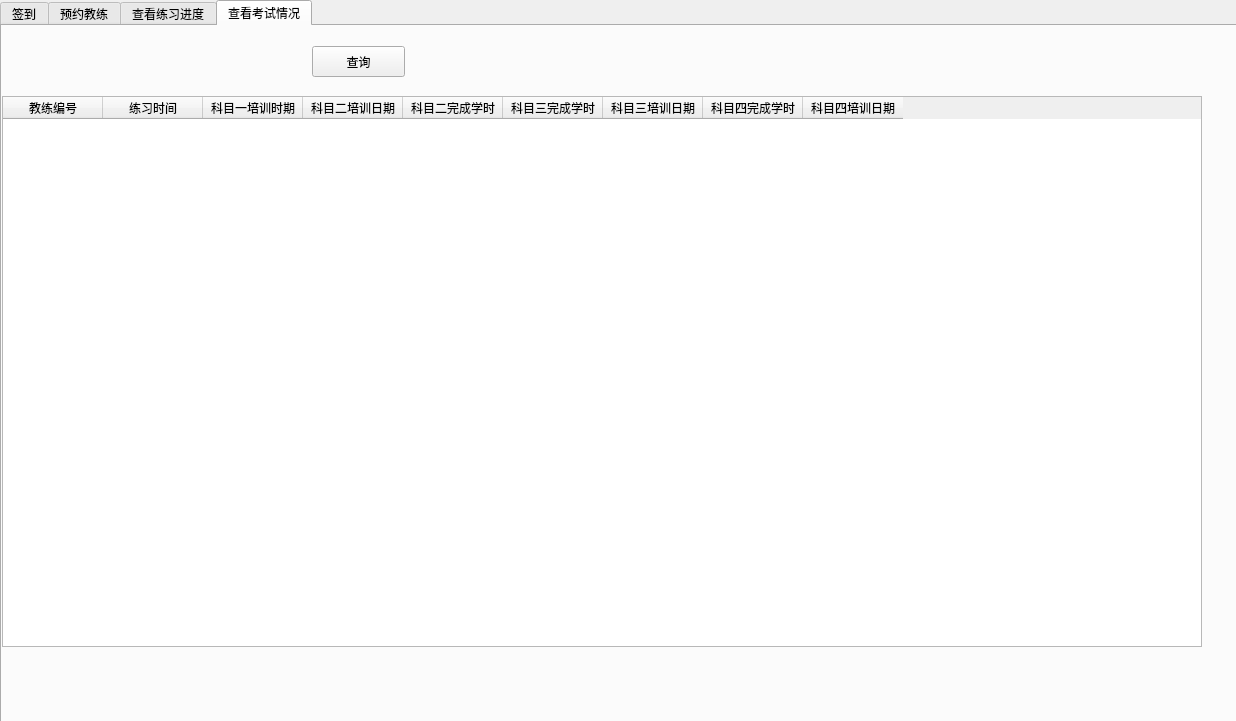
<?xml version="1.0" encoding="UTF-8"?>
<ui version="4.0">
 <class>widget</class>
 <widget class="QWidget" name="widget">
  <property name="geometry">
   <rect>
    <x>0</x>
    <y>0</y>
    <width>1236</width>
    <height>721</height>
   </rect>
  </property>
  <property name="windowTitle">
   <string>学员</string>
  </property>
  <widget class="QTabWidget" name="tabWidget">
   <property name="geometry">
    <rect>
     <x>0</x>
     <y>0</y>
     <width>1300</width>
     <height>840</height>
    </rect>
   </property>
   <property name="currentIndex">
    <number>3</number>
   </property>
   <widget class="QWidget" name="tab_2">
    <attribute name="title">
     <string>签到</string>
    </attribute>
    <widget class="QPushButton" name="button1">
     <property name="geometry">
      <rect>
       <x>40</x>
       <y>100</y>
       <width>271</width>
       <height>151</height>
      </rect>
     </property>
     <property name="text">
      <string>定位签到</string>
     </property>
    </widget>
    <widget class="QPushButton" name="button1_3">
     <property name="geometry">
      <rect>
       <x>380</x>
       <y>100</y>
       <width>271</width>
       <height>151</height>
      </rect>
     </property>
     <property name="text">
      <string>手势签到</string>
     </property>
    </widget>
    <widget class="QPushButton" name="button1_4">
     <property name="geometry">
      <rect>
       <x>40</x>
       <y>350</y>
       <width>271</width>
       <height>151</height>
      </rect>
     </property>
     <property name="text">
      <string>验证码签到</string>
     </property>
    </widget>
    <widget class="QPushButton" name="button1_5">
     <property name="geometry">
      <rect>
       <x>380</x>
       <y>350</y>
       <width>271</width>
       <height>151</height>
      </rect>
     </property>
     <property name="text">
      <string>拍照签到</string>
     </property>
    </widget>
    <widget class="QLabel" name="label_6">
     <property name="geometry">
      <rect>
       <x>280</x>
       <y>0</y>
       <width>111</width>
       <height>31</height>
      </rect>
     </property>
     <property name="text">
      <string>请输入学员编号</string>
     </property>
    </widget>
    <widget class="QPlainTextEdit" name="plainTextEdit_5">
     <property name="geometry">
      <rect>
       <x>190</x>
       <y>50</y>
       <width>321</width>
       <height>41</height>
      </rect>
     </property>
     <property name="plainText">
      <string/>
     </property>
     <property name="placeholderText">
      <string/>
     </property>
    </widget>
   </widget>
   <widget class="QWidget" name="tab_3">
    <attribute name="title">
     <string>预约教练</string>
    </attribute>
    <widget class="QPlainTextEdit" name="textExit5">
     <property name="geometry">
      <rect>
       <x>110</x>
       <y>30</y>
       <width>321</width>
       <height>31</height>
      </rect>
     </property>
     <property name="placeholderText">
      <string>请输入教练编号</string>
     </property>
    </widget>
    <widget class="QPushButton" name="button5">
     <property name="geometry">
      <rect>
       <x>490</x>
       <y>30</y>
       <width>93</width>
       <height>31</height>
      </rect>
     </property>
     <property name="text">
      <string>预约</string>
     </property>
    </widget>
    <widget class="QTableWidget" name="table">
     <property name="geometry">
      <rect>
       <x>0</x>
       <y>70</y>
       <width>1231</width>
       <height>551</height>
      </rect>
     </property>
     <column>
      <property name="text">
       <string>教练编号</string>
      </property>
     </column>
     <column>
      <property name="text">
       <string>车辆编号</string>
      </property>
     </column>
     <column>
      <property name="text">
       <string>教练姓名</string>
      </property>
     </column>
     <column>
      <property name="text">
       <string>家庭地址</string>
      </property>
     </column>
     <column>
      <property name="text">
       <string>出生日期</string>
      </property>
     </column>
     <column>
      <property name="text">
       <string>电子邮箱</string>
      </property>
     </column>
     <column>
      <property name="text">
       <string>电话号码</string>
      </property>
     </column>
     <column>
      <property name="text">
       <string>性别</string>
      </property>
     </column>
     <column>
      <property name="text">
       <string>身份证号</string>
      </property>
     </column>
     <column>
      <property name="text">
       <string>状态</string>
      </property>
     </column>
    </widget>
    <zorder>table</zorder>
    <zorder>textExit5</zorder>
    <zorder>button5</zorder>
   </widget>
   <widget class="QWidget" name="tab_7">
    <attribute name="title">
     <string>查看练习进度</string>
    </attribute>
    <widget class="QPushButton" name="button5_2">
     <property name="geometry">
      <rect>
       <x>490</x>
       <y>30</y>
       <width>93</width>
       <height>31</height>
      </rect>
     </property>
     <property name="text">
      <string>查询</string>
     </property>
    </widget>
    <widget class="QTableWidget" name="table_2">
     <property name="geometry">
      <rect>
       <x>0</x>
       <y>70</y>
       <width>1200</width>
       <height>551</height>
      </rect>
     </property>
     <column>
      <property name="text">
       <string>学员编号</string>
      </property>
     </column>
     <column>
      <property name="text">
       <string>练习项目编号</string>
      </property>
     </column>
     <column>
      <property name="text">
       <string>练习时间</string>
      </property>
     </column>
     <column>
      <property name="text">
       <string>练习次数</string>
      </property>
     </column>
     <column>
      <property name="text">
       <string>练习地点</string>
      </property>
     </column>
     <column>
      <property name="text">
       <string>练习完成</string>
      </property>
     </column>
    </widget>
    <widget class="QPlainTextEdit" name="textExit5_2">
     <property name="geometry">
      <rect>
       <x>110</x>
       <y>30</y>
       <width>321</width>
       <height>31</height>
      </rect>
     </property>
     <property name="placeholderText">
      <string>请输入练习项目编号</string>
     </property>
    </widget>
   </widget>
   <widget class="QWidget" name="tab_8">
    <attribute name="title">
     <string>查看考试情况</string>
    </attribute>
    <widget class="QTableWidget" name="table_3">
     <property name="geometry">
      <rect>
       <x>0</x>
       <y>70</y>
       <width>1200</width>
       <height>551</height>
      </rect>
     </property>
     <column>
      <property name="text">
       <string>教练编号</string>
      </property>
     </column>
     <column>
      <property name="text">
       <string>练习时间</string>
      </property>
     </column>
     <column>
      <property name="text">
       <string>科目一培训时期</string>
      </property>
     </column>
     <column>
      <property name="text">
       <string>科目二培训日期</string>
      </property>
     </column>
     <column>
      <property name="text">
       <string>科目二完成学时</string>
      </property>
     </column>
     <column>
      <property name="text">
       <string>科目三完成学时</string>
      </property>
     </column>
     <column>
      <property name="text">
       <string>科目三培训日期</string>
      </property>
     </column>
     <column>
      <property name="text">
       <string>科目四完成学时</string>
      </property>
     </column>
     <column>
      <property name="text">
       <string>科目四培训日期</string>
      </property>
     </column>
    </widget>
    <widget class="QPushButton" name="button5_3">
     <property name="geometry">
      <rect>
       <x>310</x>
       <y>20</y>
       <width>93</width>
       <height>31</height>
      </rect>
     </property>
     <property name="text">
      <string>查询</string>
     </property>
    </widget>
   </widget>
  </widget>
 </widget>
 <resources/>
 <connections/>
</ui>
